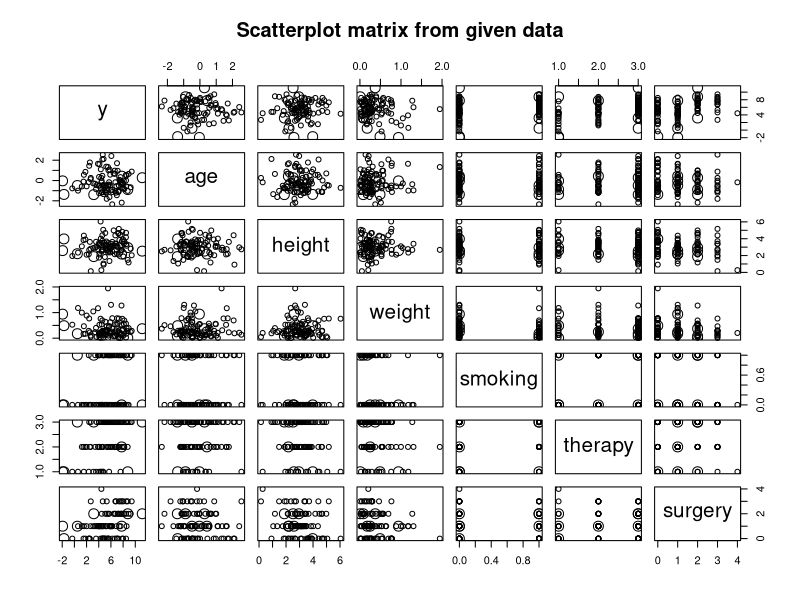
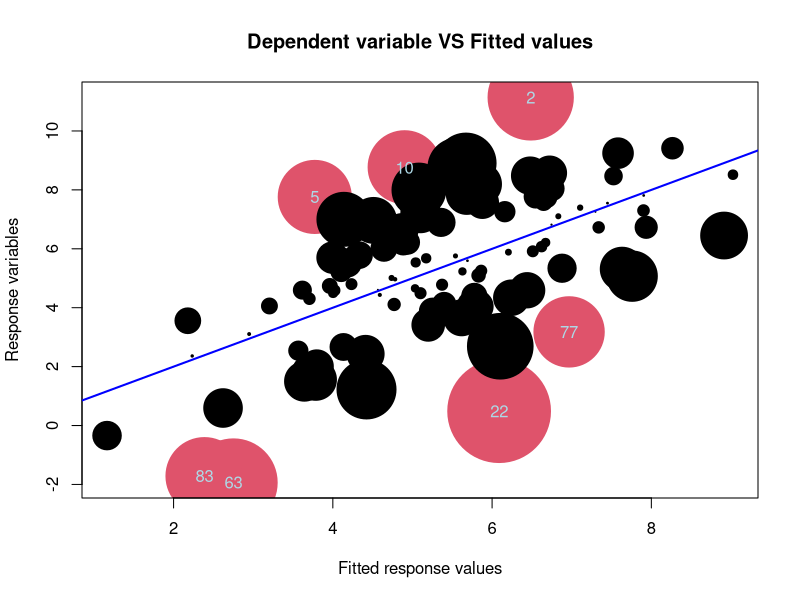
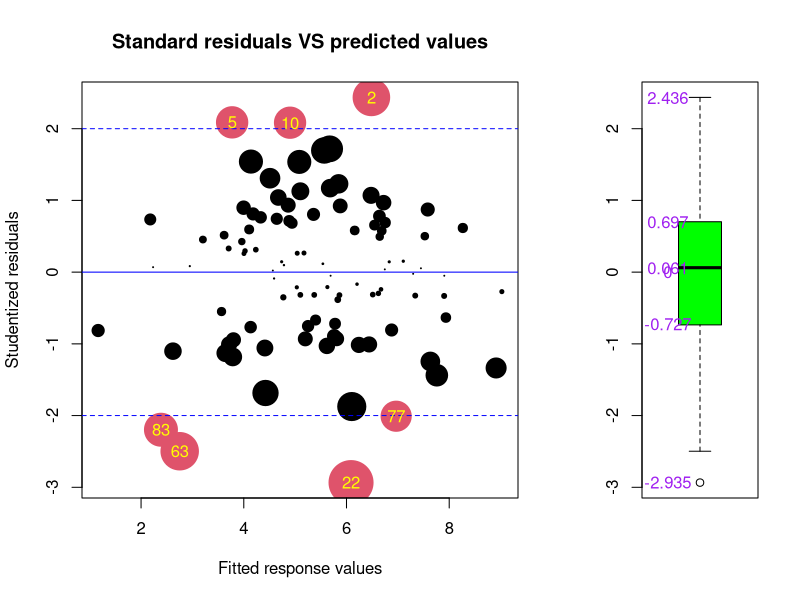
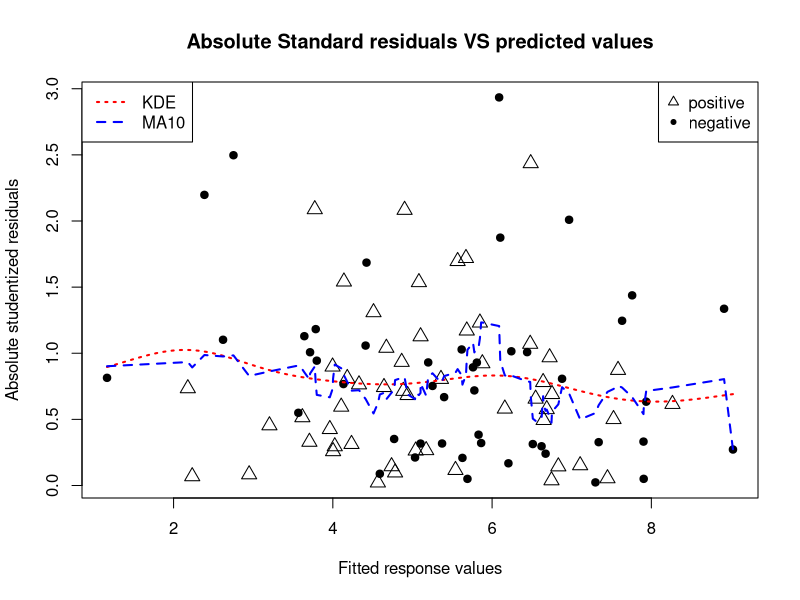
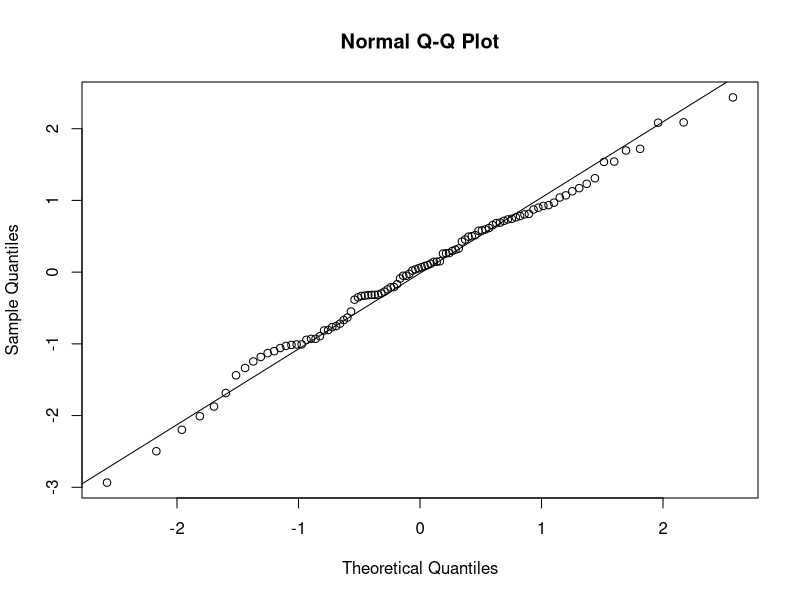
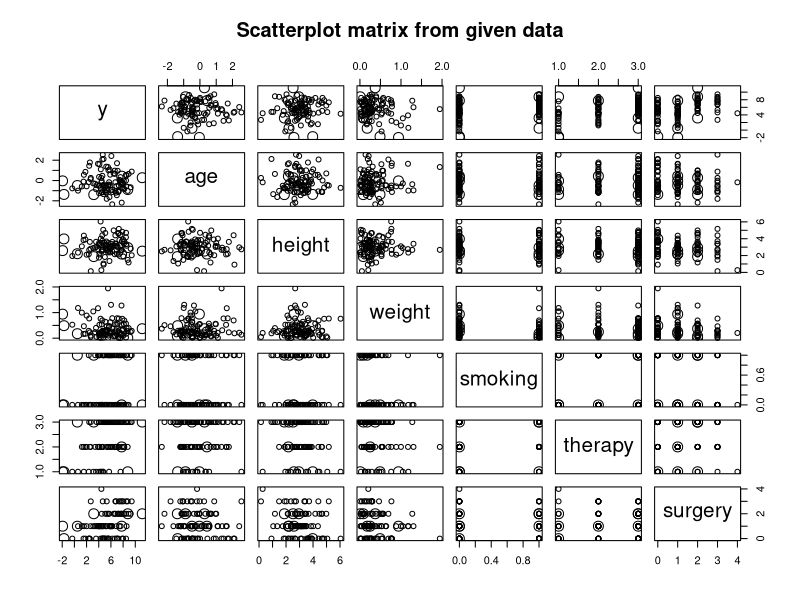
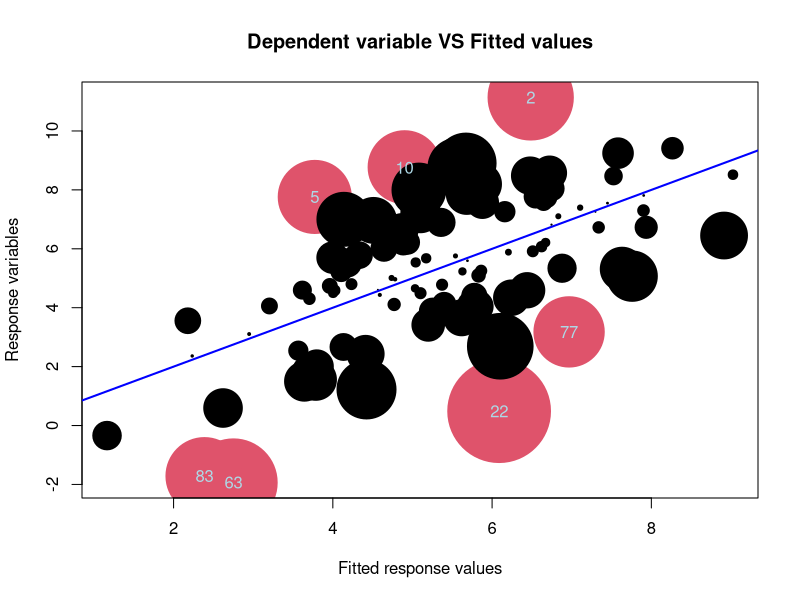
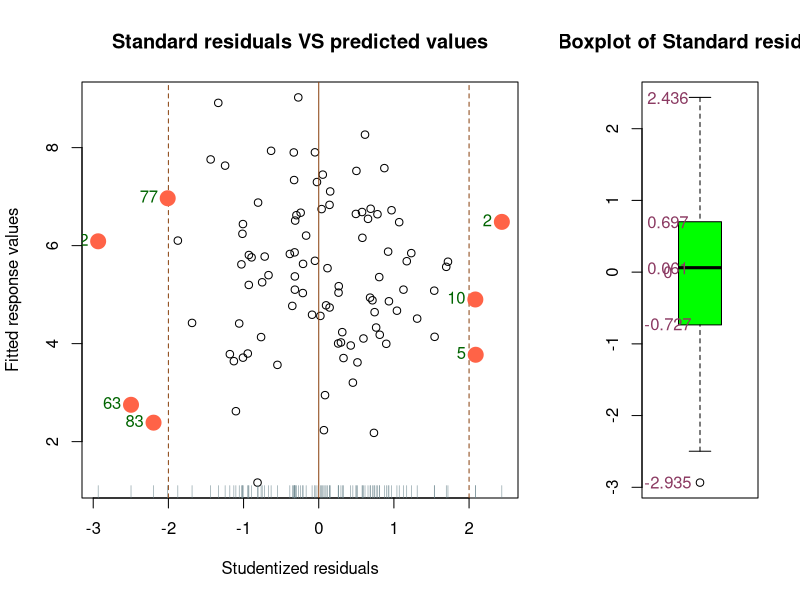

Write R code to recreate these figures, in order.
## Case 1 ##

N <- 100   
set.seed(1234)
tX1 <- rnorm(N,0,1)
tX2 <- rnorm(N,3,1)
tX3 <- rgamma(N,1,3)
tX4 <- sample(c(0,1),N,replace=T)
tX5 <- sample(1:3,N,replace=T,prob=c(1,2,3)/6)
tX6 <- rbinom(N,4,0.3)
tX <- cbind(rep(1,length(tX1)),tX1,tX2,tX3,tX4,tX5,tX6)
tbeta <- (0:6)/5
ty <- as.vector(tX%*%tbeta)+rnorm(N,0,2)
dat <- data.frame(y=ty, age=tX1, height=tX2, weight=tX3, smoking=tX4,
                  therapy=tX5, surgery=tX6)


MyReg <- function(data) {
  n <- nrow(data) ; p <- ncol(data)-1
  y <- as.matrix(data)[,1] ; X <- cbind(rep(1,n),as.matrix(data)[,-1])
  beta <- (solve(t(X)%*%X))%*%(t(X))%*%(y)
  pred <- X%*%beta
  residuals <- y-pred ; sig2 <- (t(residuals)%*%residuals)/(n-p-1)
  H <- (X)%*%(solve(t(X)%*%X))%*%(t(X))
  stdresid <- rep(0,n)
  for(i in 1:n) {
    stdresid[i] <- residuals[i]/sqrt(sig2*(1-H[i,i]))
  }
  SST <- sum((y-mean(y))^2) ; SSE <- sum((y-pred)^2) ; SSR <- SST - SSE
  MSR <- SSR/(p) ; MSE <- SSE/(n-p-1) ; F <- MSR/MSE
  P.value <- 1-pf(F,p,n-p-1) ; Rsq <- SSR/SST
  C <- solve(t(X)%*%X)
  std.error <- rep(0,p+1)
  for(i in 1:(p+1)) {
    std.error[i] <- sqrt(sig2*C[i,i])
  }
  t.value <- rep(0,p+1)
  for(i in 1:(p+1)) {
    t.value[i] <- beta[i]/std.error[i]
  }
  Pr.t <- rep(0,(p+1))
  for(i in 1:(p+1)) {
    Pr.t[i] <- 2*(1-pt(abs(t.value[i]), n-p-1))
  }
  args <- list(Data=data, Beta=beta, Sigma2=sig2, Predict=pred,
               Residuals=residuals, Standard.Residuals=stdresid, SSR=SSR,
               SSE=SSE, F.Statistic=F, P.value=P.value)
  
  aster <- function(p) {
    if (p >= 0.05 & p < 0.1) "."
    else if (p >= 0.01 & p < 0.05) "*"
    else if (p >= 0.001 & p < 0.1) "**"
    else if (p < 0.001) "***"
    else " "
  }
  
  cat("\n == ANALYSIS OF VARIANCE == \n\n",
      encodeString(c("Source", "   df", "   SS", "   MS", "   F", "   P-value"),
                   width=8, justify="right"), "\n",
      "------------------------------------------------------------------", "\n",
      encodeString(c("Regression", p, round(SSR,2), round(MSR,2), round(F,2), 
                     round(P.value,2)), width=8, justify="right"),
      aster(P.value), "\n", encodeString(c("     Error", n-p-1, round(SSE,2), 
                                           round(MSE,2)), width=8, justify="right"),
      "\n", encodeString(c("     Total", n-1, round(SST,2)), width=8, 
                         justify="right"), 
      "\n",
      "------------------------------------------------------------------", "\n",
      "Estimated error variance :", round(sig2,4), "\n","R-squares :",round(Rsq,4), 
      "\n\n")
  
  ind.name <- colnames(data)
  ind.name[1] <- "(Intercept)"
  test.mat <- cbind(ind.name, round(beta,4), round(std.error,4), round(t.value,4), 
                    round(Pr.t,4))
  cat("\n\n\n== PARAMETER ESTIMATES ==\n\n",
      encodeString(c(" ", "Estimate", "Std.Error", "t value", "Pr(>|t|)"), width=11, 
                   justify="right"),
      "\n")
  for(i in 1:nrow(test.mat)) {
    cat(encodeString(test.mat[i,], width=11, justify="right"), aster(Pr.t[i]),"\n")
  }
  
  cat("\n", "===Various Statistics in Multiple Regression===", "\n\n")
  print(args) 
  
  outlier1 <- rep(0,n)
  outlier2 <- rep(0,n)
  std.sign <- rep(0,n)
  for(i in 1:n) {
    outlier1[i] <- ifelse(abs(stdresid[i]) > 2, "out", "in")
    outlier2[i] <- ifelse(abs(stdresid[i]) > 2, 2, 1)
    std.sign[i] <- ifelse(stdresid[i] > 0, 24, 20)
  }
  abs.stdresid <- abs(stdresid)
  ex1 <- as.data.frame(cbind(number=(1:n), stdresid=stdresid,
                             pred=pred, y=y, 
                             outlier1=outlier1, outlier2=outlier2,
                             std.sign=std.sign, abs.stdresid=abs.stdresid))
  ex1_1 <- as.matrix(ex1[,1:4,8])
  ex1_1 <- as.numeric(ex1_1)
  ex1_1 <- matrix(ex1_1,nrow=n,ncol=5)
  colnames(ex1_1) <- c("number","stdresid","pred","y","abs.stdresid")
  ex2 <- as.data.frame(ex1_1)
  ex2 <- ex2[abs.stdresid > 2,]
  
  pred1 <- as.vector(pred) ; abs.stdresid1 <- as.vector(abs.stdresid)
  ord <- order(pred1,abs.stdresid1)
  re1 <- as.data.frame(t(rbind(pred1,abs.stdresid1)[,ord]))
  
  KDE <- function(x) {
    w <- rep(0,n)
    for (i in 1:n) {
      w[i] <- exp(-(pred[i]-x)^2)/sqrt(2*pi)
    }
    ans <- sum(w*abs(stdresid))/sum(w)
    return(ans)
  }
  d1 <- seq(min(re1$pred1),max(re1$pred1),0.01)
  d2 <- rep(0,length(d1)) 
  for (j in 1:length(d1)) {
    d2[j] <- KDE(d1[j])
  }
  d3 <- re1$pred1
  d4 <- rep(0,length(d3))
  for (j in 1:length(d3)) {
    d4[j] <- mean(re1$abs.stdresid1[j:(j+9)],na.rm=TRUE)
  }
  
  pairs(data, main="Scatterplot matrix from given data", cex=outlier2,
        pch=21, bg=c("yellow","red")[unclass(ex1$outlier1)])
  dev.new()
  plot(y~pred, main="Dependent variable VS Fitted values", 
       xlab="Fitted response values",
       ylab="Response variables", cex=abs(stdresid)*7, pch=20, 
       col=factor(outlier2, labels=c("black", "red")))
  abline(0,1,col="blue",lwd=2)
  for (i in 1:nrow(ex2)) {
    text(ex2$pred[i], ex2$y[i], ex2$number[i], col="light blue")
  }
  dev.new()
  par(fig=c(0,0.7,0,1), new=FALSE)
  plot(stdresid~pred, main="Standard residuals VS predicted values",
       xlab="Fitted response values", ylab="Studentized residuals", 
       cex=abs(stdresid)*3, pch=20,
       col=factor(outlier2, labels=c("black", "orange"))) 
       abline(h=c(-2,0,2),col="blue",lty=c(2,1,2))
  for (i in 1:nrow(ex2)) {
    text(ex2$pred[i], ex2$stdresid[i], ex2$number[i], col="yellow")
  }
  par(fig=c(0.7,1,0,1),new=TRUE)
  boxplot(stdresid,col="green")
  for (i in 1:6) {
    text(0.7,summary(stdresid)[i],round(summary(stdresid)[i],3),col="purple")
  }
  dev.new()
  par(fig=c(0,1,0,1),new=FALSE)
  plot(abs.stdresid~pred,
       main="Absolute Standard residuals VS predicted values",
       xlab="Fitted response values",
       ylab="Absolute studentized residuals", cex=1.5, pch=std.sign)
  legend("topright",c("positive","negative"),pch=c(24,20))
  lines(d1,d2,lty=3,lwd=2,col="red")
  lines(d3,d4,lty=2,lwd=2,col="blue")
  legend("topleft",c("KDE","MA10"),lty=c(3,2),lwd=2,col=c("red","blue"))
  dev.new()
  qqnorm(stdresid) ; qqline(stdresid)
  test.res <- shapiro.test(stdresid)
  print(test.res)
  
  return(args)
}

res1 <- MyReg(dat)

str(res1) 

attributes(res1)

## Case 2 ##

N <- 100
set.seed(1234)
tX1 <- rnorm(N,0,1)
tX2 <- rnorm(N,3,1)
tX3 <- rgamma(N,1,3)
tX4 <- sample(c(0,1),N,replace=T)
tX5 <- sample(1:3,N,replace=T,prob=c(1,2,3)/6)
tX6 <- rbinom(N,4,0.3)
tX <- cbind(rep(1,length(tX1)),tX1,tX2,tX3,tX4,tX5,tX6)
tbeta <- (0:6)/5
ty <- as.vector(tX%*%tbeta)+rnorm(N,0,2)
dat <- data.frame(y=ty, age=tX1, height=tX2, weight=tX3, smoking=tX4,
                  therapy=tX5, surgery=tX6)


MyReg <- function(data) {
  n <- nrow(data) ; p <- ncol(data)-1
  y <- as.matrix(data)[,1] ; X <- cbind(rep(1,n),as.matrix(data)[,-1])
  beta <- (solve(t(X)%*%X))%*%(t(X))%*%(y)
  pred <- X%*%beta
  residuals <- y-pred ; sig2 <- (t(residuals)%*%residuals)/(n-p-1)
  H <- (X)%*%(solve(t(X)%*%X))%*%(t(X))
  stdresid <- rep(0,n)
  for(i in 1:n) {
    stdresid[i] <- residuals[i]/sqrt(sig2*(1-H[i,i]))
  }
  SST <- sum((y-mean(y))^2) ; SSE <- sum((y-pred)^2) ; SSR <- SST - SSE
  MSR <- SSR/(p) ; MSE <- SSE/(n-p-1) ; F <- MSR/MSE
  P.value <- 1-pf(F,p,n-p-1) ; Rsq <- SSR/SST
  C <- solve(t(X)%*%X)
  std.error <- rep(0,p+1)
  for(i in 1:(p+1)) {
    std.error[i] <- sqrt(sig2*C[i,i])
  }
  t.value <- rep(0,p+1)
  for(i in 1:(p+1)) {
    t.value[i] <- beta[i]/std.error[i]
  }
  Pr.t <- rep(0,(p+1))
  for(i in 1:(p+1)) {
    Pr.t[i] <- 2*(1-pt(abs(t.value[i]), n-p-1))
  }
  args <- list(Data=data, Beta=beta, Sigma2=sig2, Predict=pred,
               Residuals=residuals, Standard.Residuals=stdresid, SSR=SSR,
               SSE=SSE, F.Statistic=F, P.value=P.value)
  
  aster <- function(p) {
    if (p >= 0.05 & p < 0.1) "."
    else if (p >= 0.01 & p < 0.05) "*"
    else if (p >= 0.001 & p < 0.1) "**"
    else if (p < 0.001) "***"
    else " "
  }
  
  cat("\n == ANALYSIS OF VARIANCE == \n\n",
      encodeString(c("Source", "   df", "   SS", "   MS", "   F", "   P-value"),
                   width=8, justify="right"), "\n",
      "------------------------------------------------------------------", "\n",
      encodeString(c("Regression", p, round(SSR,2), round(MSR,2), round(F,2), 
                     round(P.value,2)), width=8, justify="right"),
      aster(P.value), "\n", encodeString(c("     Error", n-p-1, round(SSE,2), 
                                           round(MSE,2)), width=8, justify="right"),
      "\n", encodeString(c("     Total", n-1, round(SST,2)), width=8, 
                         justify="right"), 
      "\n",
      "------------------------------------------------------------------", "\n",
      "Estimated error variance :", round(sig2,4), "\n","R-squares :",round(Rsq,4), 
      "\n\n")
  
  ind.name <- colnames(data)
  ind.name[1] <- "(Intercept)"
  test.mat <- cbind(ind.name, round(beta,4), round(std.error,4), round(t.value,4), 
                    round(Pr.t,4))
  cat("\n\n\n== PARAMETER ESTIMATES ==\n\n",
      encodeString(c(" ", "Estimate", "Std.Error", "t value", "Pr(>|t|)"), width=11, 
                   justify="right"),
      "\n")
  for(i in 1:nrow(test.mat)) {
    cat(encodeString(test.mat[i,], width=11, justify="right"), aster(Pr.t[i]),"\n")
  }
  
  cat("\n", "===Various Statistics in Multiple Regression===", "\n\n")
  print(args) 
  
  outlier1 <- rep(0,n)
  outlier2 <- rep(0,n)
  std.sign <- rep(0,n)
  for(i in 1:n) {
    outlier1[i] <- ifelse(abs(stdresid[i]) > 2, "out", "in")
    outlier2[i] <- ifelse(abs(stdresid[i]) > 2, 2, 1)
    std.sign[i] <- ifelse(stdresid[i] > 0, 24, 20)
  }
  abs.stdresid <- abs(stdresid)
  ex1 <- as.data.frame(cbind(number=(1:n), stdresid=stdresid,
                             pred=pred, y=y, 
                             outlier1=outlier1, outlier2=outlier2,
                             std.sign=std.sign, abs.stdresid=abs.stdresid))
  ex1_1 <- as.matrix(ex1[,1:4,8])
  ex1_1 <- as.numeric(ex1_1)
  ex1_1 <- matrix(ex1_1,nrow=n,ncol=5)
  colnames(ex1_1) <- c("number","stdresid","pred","y","abs.stdresid")
  ex2 <- as.data.frame(ex1_1)
  ex2 <- ex2[abs.stdresid > 2,]
  
  pred1 <- as.vector(pred) ; abs.stdresid1 <- as.vector(abs.stdresid)
  ord <- order(pred1,abs.stdresid1)
  re1 <- as.data.frame(t(rbind(pred1,abs.stdresid1)[,ord]))
  
  KDE <- function(x) {
    w <- rep(0,n)
    for (i in 1:n) {
      w[i] <- exp(-(pred[i]-x)^2)/sqrt(2*pi)
    }
    ans <- sum(w*abs(stdresid))/sum(w)
    return(ans)
  }
  d1 <- seq(min(re1$pred1),max(re1$pred1),0.01)
  d2 <- rep(0,length(d1)) 
  for (j in 1:length(d1)) {
    d2[j] <- KDE(d1[j])
  }
  d3 <- re1$pred1
  d4 <- rep(0,length(d3))
  for (j in 1:length(d3)) {
    d4[j] <- mean(re1$abs.stdresid1[j:(j+9)],na.rm=TRUE)
  }
  
  pairs(data, main="Scatterplot matrix from given data", cex=outlier2,
        pch=21, bg=c("yellow","red")[unclass(ex1$outlier1)])
  dev.new()
  plot(y~pred, main="Dependent variable VS Fitted values", 
       xlab="Fitted response values",
       ylab="Response variables", cex=abs(stdresid)*7, pch=20, 
       col=factor(outlier2, labels=c("black", "red")))
  abline(0,1,col="blue",lwd=2)
  for (i in 1:nrow(ex2)) {
    text(ex2$pred[i], ex2$y[i], ex2$number[i], col="light blue")
  }
  dev.new()
  par(fig=c(0,0.7,0,1), new=FALSE)
  plot(pred~stdresid, main="Standard residuals VS predicted values",
       xlab="Studentized residuals", ylab="Fitted response values", 
       pch=21, cex=1, col="black") 
  abline(v=c(-2,0,2),col="saddlebrown",lty=c(2,1,2))
  rug(stdresid,side=1,col="lightblue4")
  for (i in 1:nrow(ex2)) {
    text(ex2$stdresid[i], ex2$pred[i], ex2$number[i], col="darkgreen", pos=2)
    points(ex2$stdresid[i], ex2$pred[i], pch=19, cex=2, col="tomato")
  }
  par(fig=c(0.7,1,0,1),new=TRUE)
  boxplot(stdresid,col="green",main="Boxplot of Standard residuals")
  for (i in 1:6) {
    text(0.7,summary(stdresid)[i],round(summary(stdresid)[i],3),col="hotpink4")
  }
  dev.new()
  par(fig=c(0,1,0,1),new=FALSE)
  plot(abs.stdresid~pred,
       main="Absolute Standard residuals VS predicted values",
       xlab="Fitted response values",
       ylab="Absolute studentized residuals", cex=1.5, pch=std.sign)
  legend("topright",c("positive","negative"),pch=c(24,20))
  lines(d1,d2,lty=3,lwd=2,col="red")
  lines(d3,d4,lty=2,lwd=2,col="blue")
  legend("topleft",c("KDE","MA10"),lty=c(3,2),lwd=2,col=c("red","blue"))
  dev.new()
  qqnorm(stdresid) ; qqline(stdresid)
  dev.new()
  u <- seq(min(stdresid),max(stdresid),0.001)
  hist(stdresid,probability=T,col="bisque",main="Normality of standard residuals")
  lines(u,dnorm(u),lwd=2,lty=1,col="darkkhaki")
  test.res <- shapiro.test(stdresid)
  print(test.res)
  
  return(args)
}

res1 <- MyReg(dat)

str(res1) 

attributes(res1)